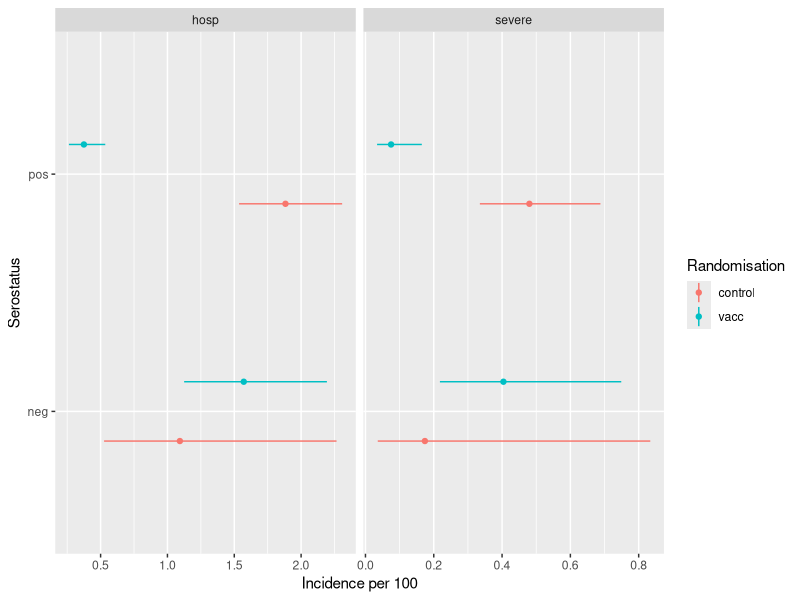
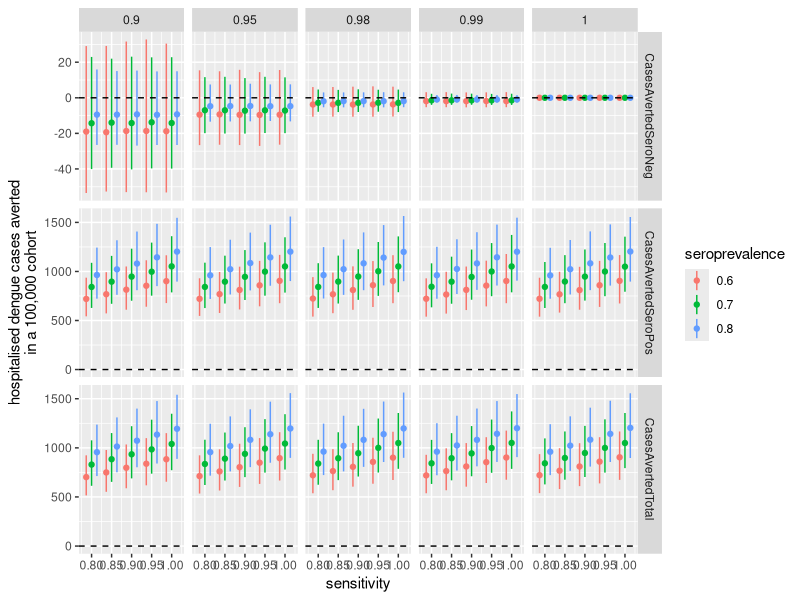
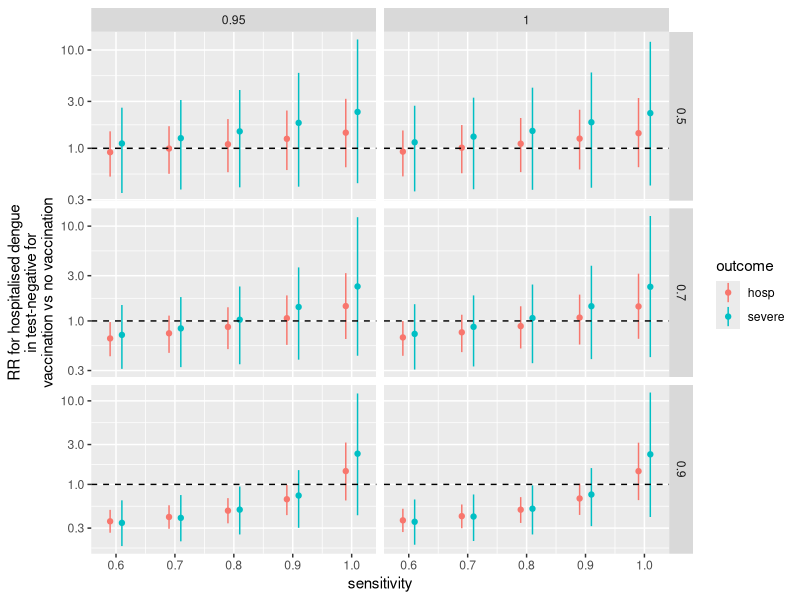

Write the R code that produced these figures, in order. (Note: a time limit stopped this script after it produced the figures.)

# Investigating Dengue RDT sensitivity and specificty requirements
# written by Stefan Flasche using R version 3.4.4

# load packages
require(tidyverse)


# Data --------------------------------------------------------------------

# data: cumulative incidence over 5yrs observed in the trial and its stratification into 
#       seropositive and seronegative using PRNT50 with multiple imputation (in per 100). 
df <- tibble(no=1:8,
             randomisation = c("vacc","vacc","control","control","vacc","vacc","control","control"),
             serostatus = c("pos","neg","pos","neg","pos","neg","pos","neg"),
             outcome = c(rep("hosp",4),rep("severe",4)),
             incidence.ph.mid = c(.375,1.571,1.883,1.093,0.075,0.404,0.48,0.174),
             incidence.ph.lo = c(.263,1.125,1.536,.526,0.034,0.218,0.335,0.036),
             incidence.ph.hi = c(.535,2.193,2.307,2.265,0.165,0.749,0.688,0.834))

# plot data
p.data <- df %>% ggplot(aes(x= serostatus, y = incidence.ph.mid, ymin = incidence.ph.lo, ymax = incidence.ph.hi,color=randomisation)) +
  geom_linerange(position=position_dodge(width = 0.5)) +
  geom_point(position=position_dodge(width = 0.5)) +
  facet_grid(.~outcome, scales = "free") +
  coord_flip() + ylab("incidence per 100") +
  labs(y = "Incidence per 100", x = "Serostatus", color = "Randomisation")
ggsave(filename = "Pics\\Fig1_Data.tiff",p.data ,unit="cm", width = 14, height = 5, compression = "lzw", dpi = 300)


# sample from lognormal distribution in which the 50%, 2.5% and 97.5% quanitles fit the observed mean, CI.lo and CI.hi respectively
LnfitSample <- function(input= c(mean=1, lo=.5, hi=2), N=10000){
  mean = input[1] %>% as.numeric()
  lo = input[2] %>% as.numeric()
  hi = input[3] %>% as.numeric()
  rlnorm(N, meanlog = log(mean), sdlog = (log(mean/lo) +  log(hi/mean))/2/1.96) %>%
    return()
}


# Population impact of test and vaccinate ---------------------------------------------

# calculate population impact of test and vaccinate strategy
## need to include resampling of incidence 
CasesAverted <- function(seroPrevalence = .7, sensitivity = 1, specificity = 0, 
                         cohortSize=100000, df.tmp = df, outcm = "hosp"){
  df.tmp = df.tmp %>% filter(outcome == outcm)
  Inc.SeroPos.Vacc <- df.tmp %>% filter(randomisation=="vacc" & serostatus =="pos") %>% 
    select(incidence.ph.mid:incidence.ph.hi) %>% LnfitSample()
  Inc.SeroPos.Cont <- df.tmp %>% filter(randomisation=="control" & serostatus =="pos") %>% 
    select(incidence.ph.mid:incidence.ph.hi) %>% LnfitSample()
  Inc.SeroNeg.Vacc <- df.tmp %>% filter(randomisation=="vacc" & serostatus =="neg") %>% 
    select(incidence.ph.mid:incidence.ph.hi) %>% LnfitSample()
  Inc.SeroNeg.Cont <- df.tmp %>% filter(randomisation=="control" & serostatus =="neg") %>% 
    select(incidence.ph.mid:incidence.ph.hi) %>% LnfitSample()
  
  CasesAvertedSeroPos = cohortSize * seroPrevalence * sensitivity * (Inc.SeroPos.Cont - Inc.SeroPos.Vacc) / 100
  CasesAvertedSeroNeg = cohortSize * (1-seroPrevalence) * (1 - specificity) * (Inc.SeroNeg.Cont - Inc.SeroNeg.Vacc) /100
  
  df_res <- tibble(seroPrevalence = seroPrevalence, sensitivity = sensitivity,
                   specificity = specificity, outcome = outcm, 
                   CasesAvertedSeroPos.mid = median(CasesAvertedSeroPos), 
                   CasesAvertedSeroPos.lo = quantile(CasesAvertedSeroPos,.025), 
                   CasesAvertedSeroPos.hi = quantile(CasesAvertedSeroPos,.975),
                   CasesAvertedSeroNeg.mid = median(CasesAvertedSeroNeg), 
                   CasesAvertedSeroNeg.lo = quantile(CasesAvertedSeroNeg,.025), 
                   CasesAvertedSeroNeg.hi = quantile(CasesAvertedSeroNeg,.975), 
                   CasesAvertedTotal.mid =  median(CasesAvertedSeroPos + CasesAvertedSeroNeg), 
                   CasesAvertedTotal.lo = quantile(CasesAvertedSeroPos + CasesAvertedSeroNeg, .025),
                   CasesAvertedTotal.hi = quantile(CasesAvertedSeroPos + CasesAvertedSeroNeg, .975))
  return(df_res)
}

# plot impact of test and vaccinate strategy
df.plt = NULL
for(seroPrevalence in c(.6,.7,.8)){
  for(specificity in c(.9,.95,.98,.99,1)){
    for(sensitivity in seq(.8,1,by=.05)){
      df.plt <- df.plt %>% 
        rbind(CasesAverted(seroPrevalence = seroPrevalence, sensitivity = sensitivity, specificity = specificity))
    }
  }
}

df.plt <- df.plt %>%
  gather(key,value, -seroPrevalence, -sensitivity, -specificity, -outcome) %>%
  extract(key, c("outcome","conf"),"(.*)\\.(.*)") %>%
  spread(conf, value)
  
p.tandv = df.plt %>% ggplot(aes(x=sensitivity, y = mid, ymin=lo, ymax= hi, color = as.factor(seroPrevalence))) +
  geom_linerange(position = position_dodge(width = 0.04)) +
  geom_point(position = position_dodge(width = 0.04)) +
  facet_grid(outcome ~ specificity, scales = "free") +
  scale_color_discrete(name="seroprevalence") + ylab("hospitalised dengue cases averted\nin a 100,000 cohort") +
  geom_hline(yintercept = 0, color="black", lty="dashed")
ggsave(filename = "Pics\\Fig2_Impact_TandV.tiff",p.tandv ,unit="cm", width = 25, height = 14, compression = "lzw", dpi = 300)


# Impact of sensitivity --------------------------------------------------------------------
  
# calculate sensitivity needed to avoid chosing to vaccinate test negative
TestNegRatio <- function(seroPrevalence = .7, sensitivity = .8, specificity = .95,
                             df.tmp = df, outcm = "hosp", midonly=F){
  df.tmp = df.tmp %>% filter(outcome == outcm)
  if(midonly){
    Inc.SeroPos.Vacc <- df.tmp %>% filter(randomisation=="vacc" & serostatus =="pos") %>% 
      select(incidence.ph.mid) %>% as.numeric()
    Inc.SeroPos.Cont <- df.tmp %>% filter(randomisation=="control" & serostatus =="pos") %>% 
      select(incidence.ph.mid) %>% as.numeric()
    Inc.SeroNeg.Vacc <- df.tmp %>% filter(randomisation=="vacc" & serostatus =="neg") %>% 
      select(incidence.ph.mid) %>% as.numeric()
    Inc.SeroNeg.Cont <- df.tmp %>% filter(randomisation=="control" & serostatus =="neg") %>% 
      select(incidence.ph.mid) %>% as.numeric()
  }else{
    Inc.SeroPos.Vacc <- df.tmp %>% filter(randomisation=="vacc" & serostatus =="pos") %>% 
      select(incidence.ph.mid:incidence.ph.hi) %>% LnfitSample()
    Inc.SeroPos.Cont <- df.tmp %>% filter(randomisation=="control" & serostatus =="pos") %>% 
      select(incidence.ph.mid:incidence.ph.hi) %>% LnfitSample()
    Inc.SeroNeg.Vacc <- df.tmp %>% filter(randomisation=="vacc" & serostatus =="neg") %>% 
      select(incidence.ph.mid:incidence.ph.hi) %>% LnfitSample()
    Inc.SeroNeg.Cont <- df.tmp %>% filter(randomisation=="control" & serostatus =="neg") %>% 
      select(incidence.ph.mid:incidence.ph.hi) %>% LnfitSample()
  }
   
  risk.if.testNeg.vacc <- ((1-seroPrevalence) * specificity *  Inc.SeroNeg.Vacc + 
    seroPrevalence * (1-sensitivity) * Inc.SeroPos.Vacc ) / 
    ((1-seroPrevalence) * specificity  + seroPrevalence * (1-sensitivity) ) 
  risk.if.testNeg.nova <- ((1-seroPrevalence) * specificity *  Inc.SeroNeg.Cont + 
    seroPrevalence * (1-sensitivity) * Inc.SeroPos.Cont ) / 
    ((1-seroPrevalence) * specificity  + seroPrevalence * (1-sensitivity) ) 
  
  df_res <- tibble(seroPrevalence = seroPrevalence, sensitivity = sensitivity,
                   specificity = specificity, outcome = outcm, 
                   riskiftestNegvacc.mid = median(risk.if.testNeg.vacc), 
                   riskiftestNegnova.mid = median(risk.if.testNeg.nova),
                   riskiftestNegvacc.lo = quantile(risk.if.testNeg.vacc,.025), 
                   riskiftestNegvacc.hi = quantile(risk.if.testNeg.vacc,.975),
                   riskiftestNegnova.lo = quantile(risk.if.testNeg.nova,.025), 
                   riskiftestNegnova.hi = quantile(risk.if.testNeg.nova,.975),
                   RR.mid =  median(risk.if.testNeg.vacc / risk.if.testNeg.nova), 
                   RR.lo = quantile(risk.if.testNeg.vacc / risk.if.testNeg.nova, .025),
                   RR.hi = quantile(risk.if.testNeg.vacc / risk.if.testNeg.nova, .975))
  return(df_res)
}

# analyse where test nagative vacc vs novacc risks are for a number of scenarios
df.plt = NULL
for(seroPrevalence in c(.5,.7,.9)){
  for(specificity in c(.95,1)){
    for(sensitivity in seq(.6,1,by=.1)){
      df.plt <- df.plt %>% 
        rbind(TestNegRatio(seroPrevalence = seroPrevalence, sensitivity = sensitivity, specificity = specificity)) %>%
        rbind(TestNegRatio(seroPrevalence = seroPrevalence, sensitivity = sensitivity, specificity = specificity, outcm = "severe"))
      
    }
  }
}

p.sens <- df.plt %>% 
  ggplot(aes(x=sensitivity, y = RR.mid, ymin=RR.lo, ymax= RR.hi, color=outcome)) +
  geom_linerange(position = position_dodge(width = 0.04)) +
  geom_point(position = position_dodge(width = 0.04)) +
  facet_grid(seroPrevalence ~ specificity, scales = "free") +
  scale_y_log10() + geom_hline(yintercept = 1, color="black", lty="dashed") +
  scale_color_discrete(name="outcome") +
  ylab("RR for hospitalised dengue\nin test-negative for\nvaccination vs no vaccination")
ggsave(filename = "Pics\\FigX_SensitivityImpact.tiff",p.sens ,unit="cm", width = 20, height = 12, compression = "lzw", dpi = 300)

# analyse where test nagative vacc vs novacc risks - map
df.plt2 = NULL
for(seroPrevalence in c(.5,.6,.7,.8,.9)){
  for(specificity in seq(.9,1,by=.01)){
    for(sensitivity in seq(.6,1,by=.01)){
      df.plt2 <- df.plt2 %>% 
        rbind(TestNegRatio(seroPrevalence = seroPrevalence, sensitivity = sensitivity, specificity = specificity, midonly=T)) %>%
        rbind(TestNegRatio(seroPrevalence = seroPrevalence, sensitivity = sensitivity, specificity = specificity, outcm = "severe", midonly=T))
      
    }
  }
}

p.sens.b <- df.plt2 %>% 
  ggplot(aes(x=sensitivity, y=specificity, fill = RR.mid)) +
  facet_grid(seroPrevalence ~ outcome) + 
  geom_tile() +
  scale_fill_gradient2(name="RR in vaccinees\nvs controls", low = "green", mid = "yellow",
                       high = "red", midpoint = 0, breaks=round(c(.5,1/1.2,1/1.1,1,1.1,1.2,2),2),trans = "log", limits=c(1/1.21,1.2)) +
  theme_bw() +
  labs(x = "Sensitivity", y = "Specificity")
ggsave("Pics\\Fig3a_SensitivityImpactMap.tiff", p.sens.b, width = 20, height = 13, units = "cm", compression="lzw", dpi =300)


# importance of NPV ---------------------------------------------
TestNegRatio.NPV <- function(NPV = .7, df.tmp = df, outcm = "hosp"){
  df.tmp = df.tmp %>% filter(outcome == outcm)

  Inc.SeroPos.Vacc <- df.tmp %>% filter(randomisation=="vacc" & serostatus =="pos") %>% 
    select(incidence.ph.mid:incidence.ph.hi) %>% LnfitSample()
  Inc.SeroPos.Cont <- df.tmp %>% filter(randomisation=="control" & serostatus =="pos") %>% 
    select(incidence.ph.mid:incidence.ph.hi) %>% LnfitSample()
  Inc.SeroNeg.Vacc <- df.tmp %>% filter(randomisation=="vacc" & serostatus =="neg") %>% 
    select(incidence.ph.mid:incidence.ph.hi) %>% LnfitSample()
  Inc.SeroNeg.Cont <- df.tmp %>% filter(randomisation=="control" & serostatus =="neg") %>% 
    select(incidence.ph.mid:incidence.ph.hi) %>% LnfitSample()

  risk.if.testNeg.vacc <- ( NPV * Inc.SeroNeg.Vacc + 
                            (1-NPV) * Inc.SeroPos.Vacc ) 
  risk.if.testNeg.nova <- ( NPV * Inc.SeroNeg.Cont + 
                            (1-NPV) * Inc.SeroPos.Cont ) 
  
  df_res <- tibble(NPV = NPV, outcome = outcm, 
                   riskiftestNegvacc.mid = median(risk.if.testNeg.vacc), 
                   riskiftestNegnova.mid = median(risk.if.testNeg.nova),
                   riskiftestNegvacc.lo = quantile(risk.if.testNeg.vacc,.025), 
                   riskiftestNegvacc.hi = quantile(risk.if.testNeg.vacc,.975),
                   riskiftestNegnova.lo = quantile(risk.if.testNeg.nova,.025), 
                   riskiftestNegnova.hi = quantile(risk.if.testNeg.nova,.975),
                   RR.mid =  median(risk.if.testNeg.vacc / risk.if.testNeg.nova), 
                   RR.lo = quantile(risk.if.testNeg.vacc / risk.if.testNeg.nova, .025),
                   RR.hi = quantile(risk.if.testNeg.vacc / risk.if.testNeg.nova, .975))
  return(df_res)
}

df.plt.NPV = NULL
for( NPV in seq(.5,1,by=0.01)){
  df.plt.NPV = df.plt.NPV %>% 
    rbind(TestNegRatio.NPV(NPV)) %>%
    rbind(TestNegRatio.NPV(NPV, outcm = "severe"))
}
df.plt.NPV$outcome = df.plt.NPV$outcome %>% str_replace("hosp","Hospitalised")
df.plt.NPV$outcome = df.plt.NPV$outcome %>% str_replace("severe","Severe")
df.plt.NPV %>%
  ggplot(aes(x=NPV, y=RR.mid, ymin=RR.lo, ymax=RR.hi, group=outcome, color=outcome, fill=outcome)) +
  geom_ribbon(alpha=0.2, color=NA) +
  geom_line() +
  geom_hline(yintercept = 1, color = "black", lty = "dashed") + 
  #facet_grid(outcome~., scales="free") +
  scale_y_log10() +
  labs(x = "Negative predictive value", y = "RR for\nsevere or hospitalised disease \nin test-negative for\nvaccination vs no vaccination",
        fill = "Outcome", color = "Outcome") +
  theme_bw()+
  guides(group=F) 
ggsave("Pics\\Fig3b_NPVimpact.tiff", width = 13, height = 7, units = "cm", compression="lzw", dpi =300)


# calculate min sens needed ---------------------------------------------

get_PV <- function(specificity=.9, sensitivity=.7, seroprevalence=0.7 ){
  tp= sensitivity * seroprevalence
  fn= (1-sensitivity) * seroprevalence
  tn= specificity * (1-seroprevalence)
  fp= (1-specificity) * (1-seroprevalence)
  
  PPV = tp / (tp+fp) #prop of true positive among all pos
  NPV = tn / (tn+fn) #prop of negative positive among all negative
  
  df = data.frame(specificity=as.factor(specificity), sensitivity=sensitivity, seroprevalence=seroprevalence, NPV=NPV, PPV=PPV) %>%
    as.tibble()
  
  return(df)
  
}

res = NULL
for(specificity in c(.9,.95,.99)){
  for(seroprevalence in seq(0.15,1,by=0.01)){
    for(sensitivity in seq(0,1,by=0.01)){
      res = res %>%
        rbind(get_PV(specificity, sensitivity, seroprevalence))
    }
  }
}
min.PPV = .90
min.NPV = .75 # Ratio for RR forvaccinees to get hospitalised in Seropos vs Seroneg is 1.57/1.09 / 0.375/1.88
p.dat = res %>% group_by(specificity,seroprevalence) %>% mutate(PPV.based = ( PPV == min(PPV + 5*(PPV<min.PPV))),
                                                        NPV.based = ( NPV == min(NPV + 5*(NPV<min.NPV)))) %>%
  filter(PPV.based | NPV.based) %>% 
  gather(criteria, value, -specificity, -sensitivity, -seroprevalence, -NPV, -PPV) %>%
  filter (value) 
p.dat$criteria = p.dat$criteria %>% str_replace("V.b","V b")
p = p.dat %>% 
  ggplot(aes(x=seroprevalence, y=sensitivity, color=criteria, lty = specificity)) +
  geom_line() +
  theme_bw() + 
  labs(x = "Seroprevalence", y = "Minimum sensitivity", color = "Criteria", lty = "Specificity") +
  scale_x_continuous(breaks = seq(0.1,1,by=0.2)) +
  scale_y_continuous(breaks = seq(0,1,by=0.2))
ggsave("Pics/RequiredSensitivity.tiff", p, units = "cm",height = 7, width = 13, compression="lzw", dpi=300)
    
